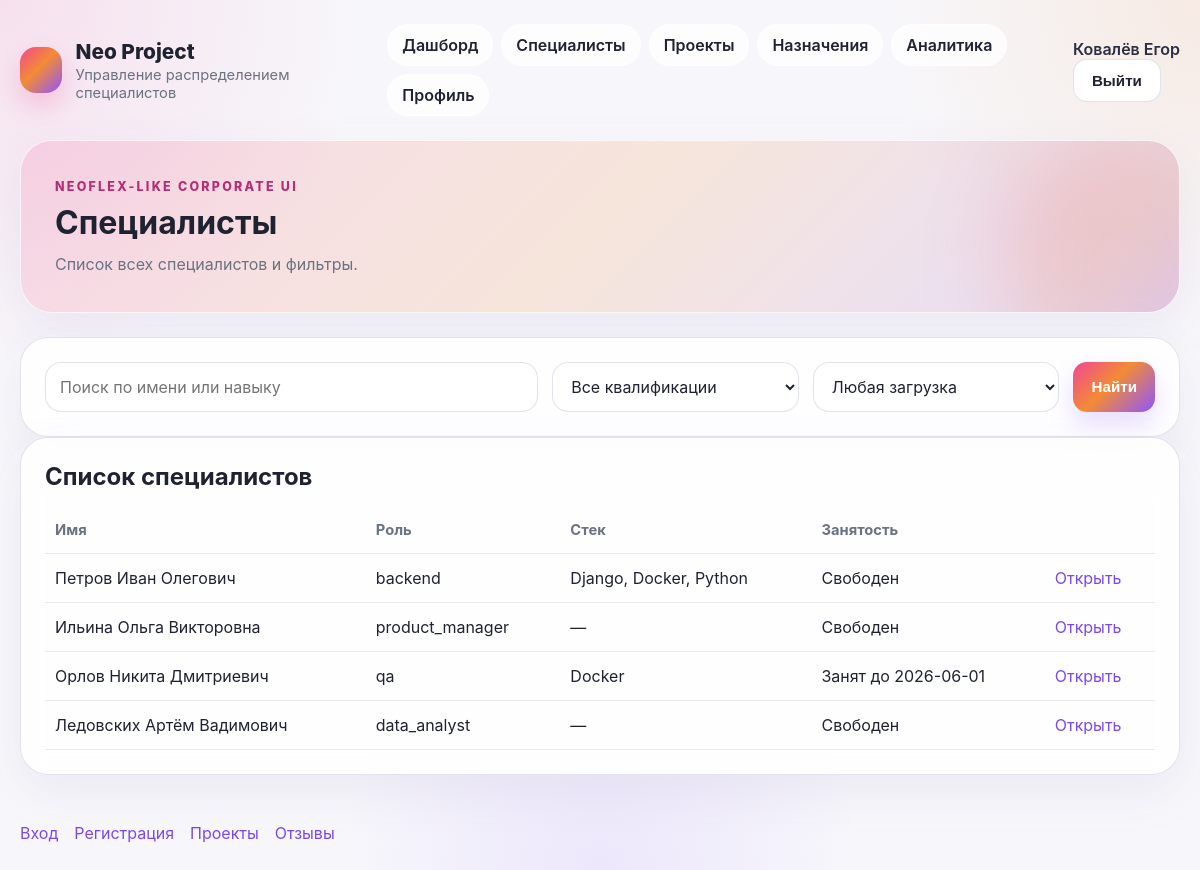
The page /specialists/ (signed in) on the database its author committed.
### db/models.py (models this page shows, shortened)
class User(models.Model):
    last_name = models.CharField(max_length=100)
    first_name = models.CharField(max_length=100)
    middle_name = models.CharField(max_length=100, null=True, blank=True)
    email = models.EmailField(max_length=255, unique=True)
    phone = models.CharField(max_length=30)
    role = models.CharField(max_length=50, choices=Role.choices, db_index=True)
    class Meta:
        db_table = "users"

class SpecialistProfile(models.Model):
    user = models.OneToOneField(
        User,
        on_delete=models.CASCADE,
        primary_key=True,
        related_name="specialist_profile",
        limit_choices_to={"role": Role.SPECIALIST},
    )
    experience_years = models.PositiveIntegerField()
    profession = models.CharField(max_length=50, choices=Profession.choices, db_index=True)
    level = models.CharField(max_length=50, choices=Level.choices, db_index=True)
    is_busy = models.BooleanField(default=False)
    busy_until = models.DateField(null=True, blank=True)
    class Meta:
        db_table = "specialist_profile"
        constraints = [
            models.CheckConstraint(
                check=Q(experience_years__gte=0),
                name="chk_specialist_profile_experience_years",
            ),
        ]

### api/views.py (the view)
# urls.py: path('specialists/', views.specialists_list_view, name='specialists_list'),
def specialists_list_view(request):
    query = (request.GET.get("q") or "").strip().lower()
    profession_filter = request.GET.get("profession") or ""
    load_filter = request.GET.get("load") or ""
    profiles = SpecialistProfile.objects.select_related("user").prefetch_related("user__user_skills").all()
    if profession_filter:
        profiles = profiles.filter(profession=profession_filter)
    if load_filter == "free":
        profiles = profiles.filter(is_busy=False)
    elif load_filter == "busy":
        profiles = profiles.filter(is_busy=True)
    specialists = []
    for profile in profiles:
        skills = list(profile.user.user_skills.values_list("skill", flat=True))
        name = _full_name(profile.user)
        if query and query not in name.lower() and not any(query in skill.lower() for skill in skills):
            continue
        specialists.append(
            {
                "id": profile.user_id,
                "name": name,
                "role": profile.profession,
                "stack": ", ".join(skills) or "—",
                "load": f"Занят до {profile.busy_until}" if profile.is_busy else "Свободен",
            }
        )
    return _page(
        request,
        "pages/specialists_list.html",
        "Специалисты",
        "Список всех специалистов и фильтры.",
        specialists=specialists,
        profession_choices=Profession.choices,
        selected_profession=profession_filter,
        selected_load=load_filter,
        query=query,
    )

### api/views.py (called while the page is built)
def _full_name(user: User) -> str:
    return " ".join(part for part in [user.last_name, user.first_name, user.middle_name] if part)

def _current_user(request):
    user_id = request.session.get("api_user_id")
    if not user_id:
        return None
    return User.objects.filter(pk=user_id).first()

def _page(request, template_name, page_title, page_description, **context):
    context.update({
        'page_title': page_title,
        'page_description': page_description,
        'current_user': _current_user(request),
    })
    return render(request, template_name, context)

### templates/pages/specialists_list.html (shortened to what this page needs)
{% extends 'base.html' %}
{% block content %}
<section class="card filter-card">
    <form class="toolbar" method="get" action="{% url 'app:specialists_list' %}">
        <input type="text" name="q" placeholder="Поиск по имени или навыку" value="{{ query }}">
        <select name="profession">
            <option value="">Все квалификации</option>
        </select>
        <select name="load">
            <option value="">Любая загрузка</option>
        </select>
        <button type="submit" class="btn-primary">Найти</button>
    </form>
</section>
<section class="table-card card">
    <h2>Список специалистов</h2>
    <table>
        <thead><tr><th>Имя</th><th>Роль</th><th>Стек</th><th>Занятость</th><th></th></tr></thead>
        <tbody>
            {% for specialist in specialists %}
            <tr>
                <td>{{ specialist.name }}</td>
                <td>{{ specialist.role }}</td>
                <td>{{ specialist.stack }}</td>
                <td>{{ specialist.load }}</td>
                <td><a href="{% url 'app:specialist_detail' specialist.id %}">Открыть</a></td>
            </tr>
            {% empty %}
            <tr><td colspan="5">Специалисты не найдены.</td></tr>
            {% endfor %}
        </tbody>
    </table>
</section>
{% endblock %}

### templates/base.html (shortened to what this page needs)
{% load static %}
<!DOCTYPE html>
<html lang="ru">
<head>
    <link rel="stylesheet" href="{% static 'css/style.css' %}">
</head>
<body>
    <div class="page-shell">
        <header class="site-header">
            <div class="brand-block">
                <div class="brand-mark"></div>
                <div>
                    <a href="{% url 'app:dashboard' %}" class="brand-title">Neo Project</a>
                    <p class="brand-subtitle">Управление распределением специалистов</p>
                </div>
            </div>
            <nav class="main-nav">
                <a href="{% url 'app:dashboard' %}">Дашборд</a>
                <a href="{% url 'app:specialists_list' %}">Специалисты</a>
                <a href="{% url 'app:projects_list' %}">Проекты</a>
                <a href="{% url 'app:assignments' %}">Назначения</a>
                <a href="{% url 'app:analytics' %}">Аналитика</a>
                <a href="{% url 'app:profile' %}">Профиль</a>
            </nav>
            <div class="header-actions">
                {% if current_user %}
                    <span class="header-user-name">{{ current_user.last_name }} {{ current_user.first_name }}</span>
                    <form method="post" action="{% url 'app:logout' %}" class="logout-form">
                        <button type="submit" class="btn-secondary">Выйти</button>
                    </form>
                {% else %}
                <nav class="login-nav">
                    <a href="{% url 'app:login' %}" class="btn-secondary">Вход</a>
                    <a href="{% url 'app:register' %}" class="btn-primary">Регистрация</a>
                </nav>
                {% endif %}
            </div>
        </header>
        <main class="main-content">
            <section class="hero-panel">
                <div>
                    <span class="eyebrow">NEOFLEX-LIKE CORPORATE UI</span>
                    <h1>{{ page_title }}</h1>
                    <p>{{ page_description }}</p>
                </div>
                <div class="hero-glow"></div>
            </section>
            {% block content %}{% endblock %}
        </main>
        <footer class="site-footer">
            <div class="footer-links">
                <a href="{% url 'app:login' %}">Вход</a>
                <a href="{% url 'app:register' %}">Регистрация</a>
                <a href="{% url 'app:projects_list' %}">Проекты</a>
                <a href="{% url 'app:feedback' %}">Отзывы</a>
            </div>
        </footer>
    </div>
</body>
</html>

### static/css/style.css (style rules this page uses)
:root { --bg: #f7f7fb; --surface: rgba(255, 255, 255, 0.88); --surface-strong: #ffffff; --text: #1f2230; --muted: #6b7280; --border: rgba(219, 223, 234, 0.85); --shadow: 0 18px 50px rgba(97, 74, 150, 0.08); --gradient: linear-gradient(135deg, #f14692 0%, #f38b35 45%, #8d56ff 100%); --gradient-soft: linear-gradient(135deg, rgba(241, 70, 146, 0.16), rgba(243, 139, 53, 0.16), rgba(141, 86, 255, 0.16)); }
* { box-sizing: border-box; }
body { margin: 0; font-family: Inter, Arial, sans-serif; color: var(--text); background: radial-gradient(circle at top left, rgba(241, 70, 146, 0.13), transparent 25%), radial-gradient(circle at top right, rgba(243, 139, 53, 0.12), transparent 22%), radial-gradient(circle at bottom center, rgba(141, 86, 255, 0.1), transparent 25%), var(--bg); }
a { color: #7b48ef; text-decoration: none; }
.page-shell { min-height: 100vh; display: flex; flex-direction: column; }
.site-header, .site-footer, .main-content { width: min(1240px, calc(100% - 40px)); margin: 0 auto; }
.site-header { display: flex; justify-content: space-between; align-items: center; padding: 24px 0 16px; gap: 24px; }
.brand-block { display: flex; align-items: center; gap: 14px; }
.brand-mark { width: 46px; height: 46px; border-radius: 16px; background: var(--gradient); box-shadow: 0 12px 25px rgba(241, 70, 146, 0.24); }
.brand-title { font-size: 1.3rem; font-weight: 800; color: var(--text); }
.brand-subtitle { margin: 2px 0 0; color: var(--muted); font-size: 0.92rem; }
.main-nav { display: flex; gap: 8px; flex-wrap: wrap; }
.main-nav a { padding: 10px 14px; border-radius: 999px; background: rgba(255,255,255,0.72); border: 1px solid rgba(255,255,255,0.55); color: var(--text); font-weight: 600; }
.main-content { flex: 1; padding-bottom: 48px; }
.hero-panel { position: relative; overflow: hidden; background: var(--gradient-soft); border: 1px solid rgba(255,255,255,0.7); border-radius: 32px; padding: 34px; box-shadow: var(--shadow); margin: 8px 0 24px; }
.hero-panel h1 { margin: 8px 0 10px; font-size: 2rem; }
.hero-panel p { margin: 0; max-width: 720px; color: var(--muted); line-height: 1.6; }
.eyebrow { font-size: 0.78rem; letter-spacing: 0.18em; font-weight: 800; color: #b42d75; }
.hero-glow { position: absolute; inset: auto -80px -80px auto; width: 260px; height: 260px; background: var(--gradient); opacity: 0.22; filter: blur(42px); border-radius: 50%; }
.card { background: var(--surface); border: 1px solid var(--border); border-radius: 28px; box-shadow: var(--shadow); padding: 24px; backdrop-filter: blur(12px); }
.card h2 { margin-top: 0; margin-bottom: 16px; }
.btn-primary, .btn-secondary, button { border: none; cursor: pointer; border-radius: 14px; padding: 12px 18px; font-weight: 700; font-size: 0.95rem; }
.btn-primary { background: var(--gradient); color: white; box-shadow: 0 12px 24px rgba(141, 86, 255, 0.2); }
.btn-secondary { background: white; color: var(--text); border: 1px solid var(--border); }
.toolbar { display: grid; grid-template-columns: 2fr 1fr 1fr auto; gap: 14px; }
input, select, textarea { width: 100%; border: 1px solid var(--border); border-radius: 16px; padding: 13px 14px; background: rgba(255,255,255,0.85); color: var(--text); font: inherit; }
.table-card table { width: 100%; border-collapse: collapse; }
.table-card th, .table-card td { text-align: left; padding: 14px 10px; border-bottom: 1px solid rgba(219, 223, 234, 0.65); }
.table-card th { color: var(--muted); font-size: 0.92rem; }
.site-footer { display: flex; justify-content: space-between; gap: 20px; align-items: center; padding: 0 0 28px; color: var(--muted); }
.footer-links { display: flex; gap: 16px; flex-wrap: wrap; }
.logout-form { margin: 0; }
.header-user-name { font-weight: 600; color: #2b2d42; white-space: nowrap; }

### rows shown on the page
User: last_name "Ковалёв", first_name "Егор"
SpecialistProfile: role "backend"
SpecialistProfile: role "product_manager"
SpecialistProfile: role "qa"
SpecialistProfile: role "data_analyst"

### other values the page prints
{{ page_title }} "Специалисты"
{{ page_description }} "Список всех специалистов и фильтры."
{{ specialist.name }} "Петров Иван Олегович" "Ильина Ольга Викторовна" "Орлов Никита Дмитриевич" "Ледовских Артём Вадимович"
{{ specialist.stack }} "Django, Docker, Python" "—" "Docker" "—"
{{ specialist.load }} "Свободен" "Свободен" "Занят до 2026-06-01" "Свободен"
